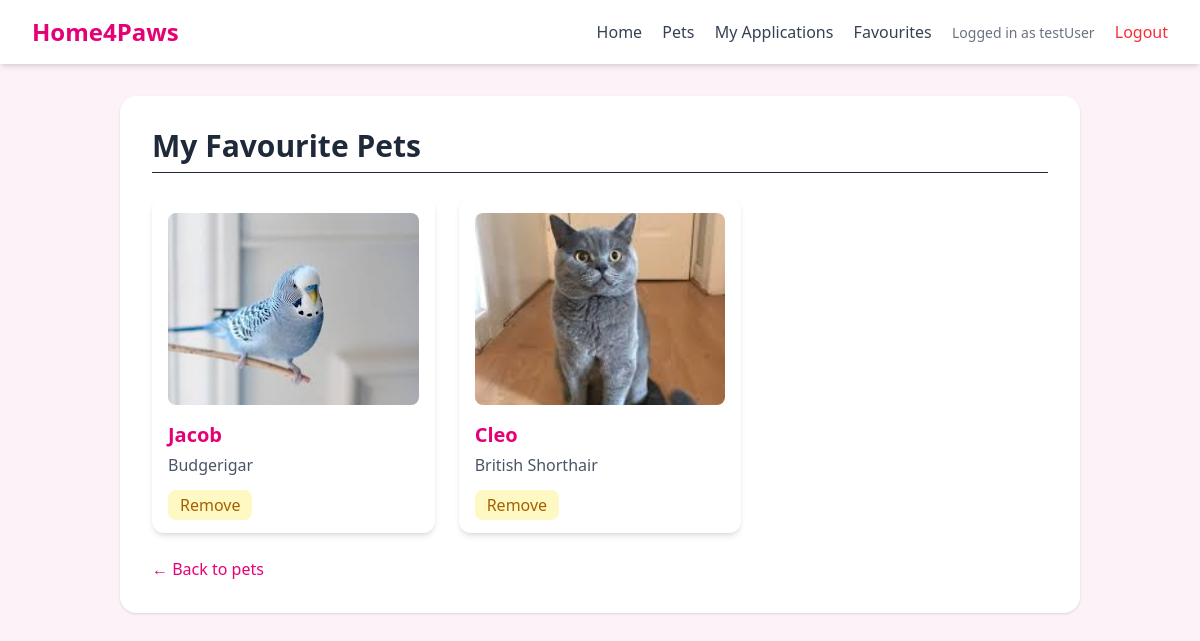
The page /my-favourites/ (signed in) on the database as committed earlier.
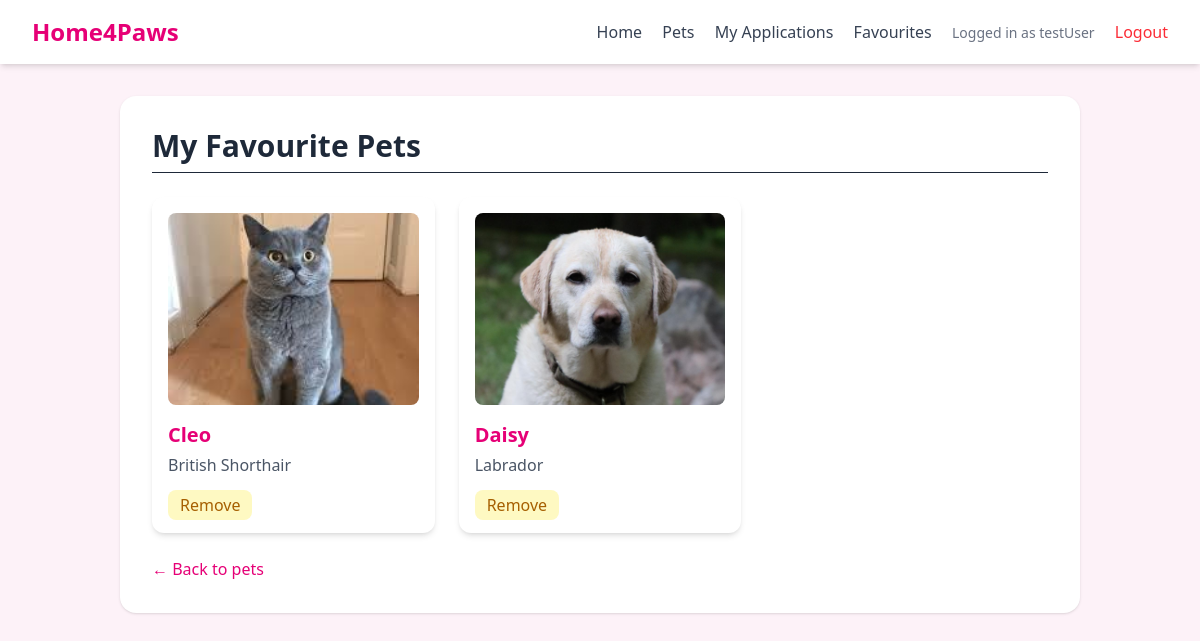
The same page on the database as committed later.
### core/models.py (models this page shows, shortened)
class Favourite(models.Model):
    user = models.ForeignKey(User, on_delete=models.CASCADE)
    pet = models.ForeignKey(Pet, on_delete=models.CASCADE)
    created_at = models.DateTimeField(auto_now_add=True)
    class Meta:
        unique_together = ('user', 'pet')

class Pet(models.Model):#all of the pets
    PET_TYPE_CHOICES = [
        ('DOG', 'Dog'),
        ('CAT', 'Cat'),
        ('OTHER', 'Other'),
    ]
    STATUS_CHOICES = [
        ('AVAILABLE', 'Available'),
        ('ADOPTED', 'Adopted'),
    ]
    shelter = models.ForeignKey(Shelter, on_delete=models.CASCADE)
    name = models.CharField(max_length=100)
    pet_type = models.CharField(max_length=10, choices=PET_TYPE_CHOICES)
    breed = models.CharField(max_length=100)
    age = models.IntegerField()
    gender = models.CharField(max_length=10)
    description = models.TextField()
    vaccination_status = models.BooleanField(default=False)
    status = models.CharField(max_length=10, choices=STATUS_CHOICES, default='AVAILABLE')
    image = models.ImageField(upload_to='pet_images/', blank=True, null=True)

### core/views.py (the view)
# urls.py: path('my-favourites/', views.my_favourites, name='my_favourites'),
@login_required
def my_favourites(request):
    if request.user.profile.role != 'ADOPTER':
        return HttpResponseForbidden("Only adopters can view favourites.")
    favourites = Favourite.objects.filter(user=request.user)
    return render(request, 'core/my_favourites.html', {'favourites': favourites})

### core/templates/core/my_favourites.html
{% extends 'core/base.html' %}
{% block content %}
<h1 class="text-3xl font-bold text-gray-800 mb-6 border-b pb-2">
    My Favourite Pets
</h1>
<div class="grid grid-cols-1 md:grid-cols-2 lg:grid-cols-3 gap-6">
    {% for favourite in favourites %}
        <div class="bg-white rounded-xl shadow-md p-4 hover:shadow-lg transition">
            {% if favourite.pet.image %}
                <img src="{{ favourite.pet.image.url }}"
                     alt="{{ favourite.pet.name }}"
                     class="w-full h-48 object-cover rounded-lg mb-4">
            {% endif %}
            <a href="{% url 'pet_detail' favourite.pet.id %}">
                <h2 class="text-xl font-semibold text-pink-600 hover:text-pink-700">
                    {{ favourite.pet.name }}
                </h2>
            </a>
            <p class="text-gray-600 mt-1">
                {{ favourite.pet.breed }}
            </p>
            <div class="mt-4">
                <a href="{% url 'toggle_favourite' favourite.pet.id %}"
                   class="bg-yellow-100 text-yellow-700 px-3 py-1 rounded-lg hover:bg-yellow-200">
                    Remove
                </a>
            </div>
        </div>
    {% empty %}
        <p class="text-gray-600">You have no favourite pets yet.</p>
    {% endfor %}
</div>
<div class="mt-6">
    <a href="{% url 'pet_list' %}" class="text-pink-600 hover:underline">
        ← Back to pets
    </a>
</div>
{% endblock %}

### core/templates/core/base.html (shortened to what this page needs)
<!DOCTYPE html>
<html>
<head>
    <script src="https://cdn.jsdelivr.net/npm/@tailwindcss/browser@4"></script>
</head>
<body class="bg-pink-50 min-h-screen text-gray-800">
<nav class="bg-white shadow-md px-8 py-4 flex justify-between items-center">
    <h1 class="text-2xl font-bold text-pink-600">Home4Paws</h1>
    <div class="space-x-4">
        <a class="text-gray-700 hover:text-pink-600" href="{% url 'home' %}">Home</a>
        <a class="text-gray-700 hover:text-pink-600" href="{% url 'pet_list' %}">Pets</a>
        {% if user.is_authenticated %}
            {% if user.profile.role == 'ADOPTER' %}
                <a class="text-gray-700 hover:text-pink-600" href="{% url 'my_applications' %}">My Applications</a>
                <a class="text-gray-700 hover:text-pink-600" href="{% url 'my_favourites' %}">Favourites</a>
            {% endif %}
            <span class="text-sm text-gray-500">Logged in as {{ user.username }}</span>
            <a class="text-red-500 hover:text-red-700" href="{% url 'logout' %}">Logout</a>
        {% else %}
            <a class="bg-pink-500 text-white px-4 py-2 rounded-lg hover:bg-pink-600" href="{% url 'login' %}">Login</a>
        {% endif %}
    </div>
</nav>
<main class="max-w-5xl mx-auto p-8">
    <div class="bg-white rounded-2xl shadow p-8">
        {% block content %}
        {% endblock %}
    </div>
</main>
</body>
</html>

Rows that differ between the two databases and show on the page:
removed Favourite: pet.image (picture), pet.name "Jacob", pet.breed "Budgerigar"
added Favourite: pet.image (picture), pet.name "Daisy", pet.breed "Labrador"
